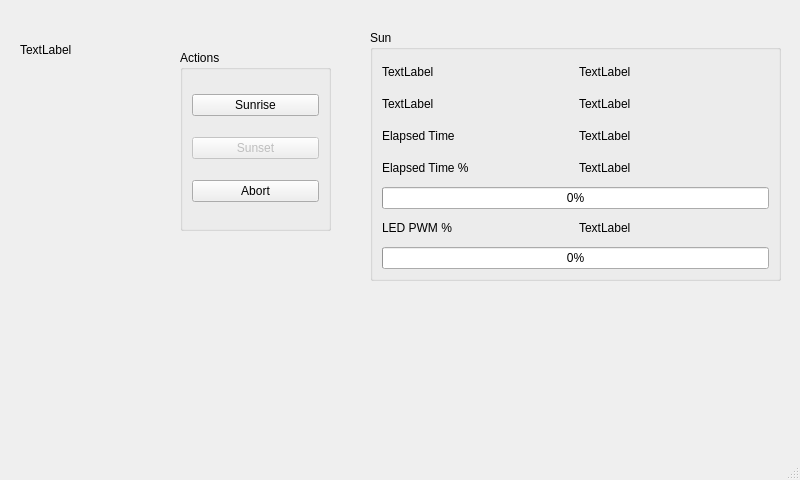
<?xml version="1.0" encoding="UTF-8"?>
<ui version="4.0">
 <class>MainWindow</class>
 <widget class="QMainWindow" name="MainWindow">
  <property name="geometry">
   <rect>
    <x>0</x>
    <y>0</y>
    <width>800</width>
    <height>480</height>
   </rect>
  </property>
  <property name="sizePolicy">
   <sizepolicy hsizetype="Fixed" vsizetype="Fixed">
    <horstretch>0</horstretch>
    <verstretch>0</verstretch>
   </sizepolicy>
  </property>
  <property name="windowTitle">
   <string>MainWindow</string>
  </property>
  <widget class="QWidget" name="centralwidget">
   <widget class="QLabel" name="currentLbl">
    <property name="geometry">
     <rect>
      <x>20</x>
      <y>40</y>
      <width>101</width>
      <height>20</height>
     </rect>
    </property>
    <property name="text">
     <string>TextLabel</string>
    </property>
   </widget>
   <widget class="QGroupBox" name="groupBox">
    <property name="geometry">
     <rect>
      <x>370</x>
      <y>30</y>
      <width>411</width>
      <height>251</height>
     </rect>
    </property>
    <property name="title">
     <string>Sun</string>
    </property>
    <layout class="QGridLayout" name="gridLayout">
     <item row="7" column="0">
      <widget class="QLabel" name="label_2">
       <property name="text">
        <string>Elapsed Time %</string>
       </property>
      </widget>
     </item>
     <item row="9" column="0" colspan="2">
      <widget class="QProgressBar" name="timePb">
       <property name="value">
        <number>0</number>
       </property>
      </widget>
     </item>
     <item row="11" column="0" colspan="2">
      <widget class="QProgressBar" name="ledpwmPb">
       <property name="value">
        <number>0</number>
       </property>
      </widget>
     </item>
     <item row="5" column="0">
      <widget class="QLabel" name="label_3">
       <property name="text">
        <string>Elapsed Time</string>
       </property>
      </widget>
     </item>
     <item row="5" column="1">
      <widget class="QLabel" name="elapsedLbl">
       <property name="text">
        <string>TextLabel</string>
       </property>
      </widget>
     </item>
     <item row="7" column="1">
      <widget class="QLabel" name="percentLbl">
       <property name="text">
        <string>TextLabel</string>
       </property>
      </widget>
     </item>
     <item row="10" column="1">
      <widget class="QLabel" name="ledPWMLbl">
       <property name="text">
        <string>TextLabel</string>
       </property>
      </widget>
     </item>
     <item row="10" column="0">
      <widget class="QLabel" name="label">
       <property name="text">
        <string>LED PWM %</string>
       </property>
      </widget>
     </item>
     <item row="0" column="0">
      <widget class="QLabel" name="startTypeLbl">
       <property name="text">
        <string>TextLabel</string>
       </property>
      </widget>
     </item>
     <item row="1" column="0">
      <widget class="QLabel" name="endTypeLbl">
       <property name="text">
        <string>TextLabel</string>
       </property>
      </widget>
     </item>
     <item row="0" column="1">
      <widget class="QLabel" name="startLbl">
       <property name="text">
        <string>TextLabel</string>
       </property>
      </widget>
     </item>
     <item row="1" column="1">
      <widget class="QLabel" name="endLbl">
       <property name="text">
        <string>TextLabel</string>
       </property>
      </widget>
     </item>
    </layout>
   </widget>
   <widget class="QGroupBox" name="groupBox_2">
    <property name="geometry">
     <rect>
      <x>180</x>
      <y>50</y>
      <width>151</width>
      <height>181</height>
     </rect>
    </property>
    <property name="title">
     <string>Actions</string>
    </property>
    <layout class="QGridLayout" name="gridLayout_2">
     <item row="0" column="0">
      <widget class="QPushButton" name="sunrisePb">
       <property name="text">
        <string>Sunrise</string>
       </property>
      </widget>
     </item>
     <item row="1" column="0">
      <widget class="QPushButton" name="sunsetPb">
       <property name="enabled">
        <bool>false</bool>
       </property>
       <property name="text">
        <string>Sunset</string>
       </property>
      </widget>
     </item>
     <item row="2" column="0">
      <widget class="QPushButton" name="abortPb">
       <property name="text">
        <string>Abort</string>
       </property>
      </widget>
     </item>
    </layout>
   </widget>
  </widget>
  <widget class="QMenuBar" name="menubar">
   <property name="geometry">
    <rect>
     <x>0</x>
     <y>0</y>
     <width>800</width>
     <height>25</height>
    </rect>
   </property>
  </widget>
  <widget class="QStatusBar" name="statusbar"/>
 </widget>
 <resources/>
 <connections/>
</ui>
